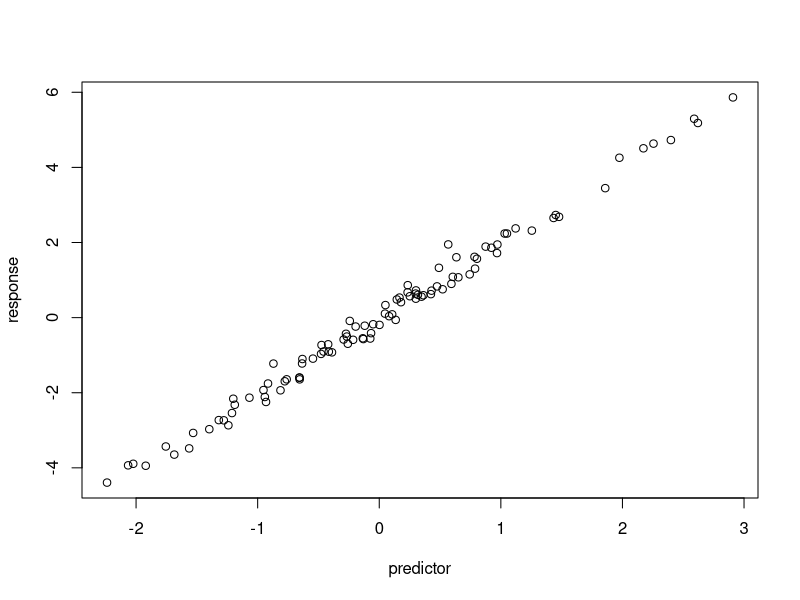

Reproduce this figure in R.
#simulate and plot data
#katie riesberg
#katherine.riesberg@gmail.com
#2026-11-24

#simulate predictor variable
predictor<- rnorm(n=100) 
#simulate response variable with some noise
response <- 2*predictor+ rnorm(n=100, sd=0.2)

#plot the data
plot(x=predictor, y=response)
